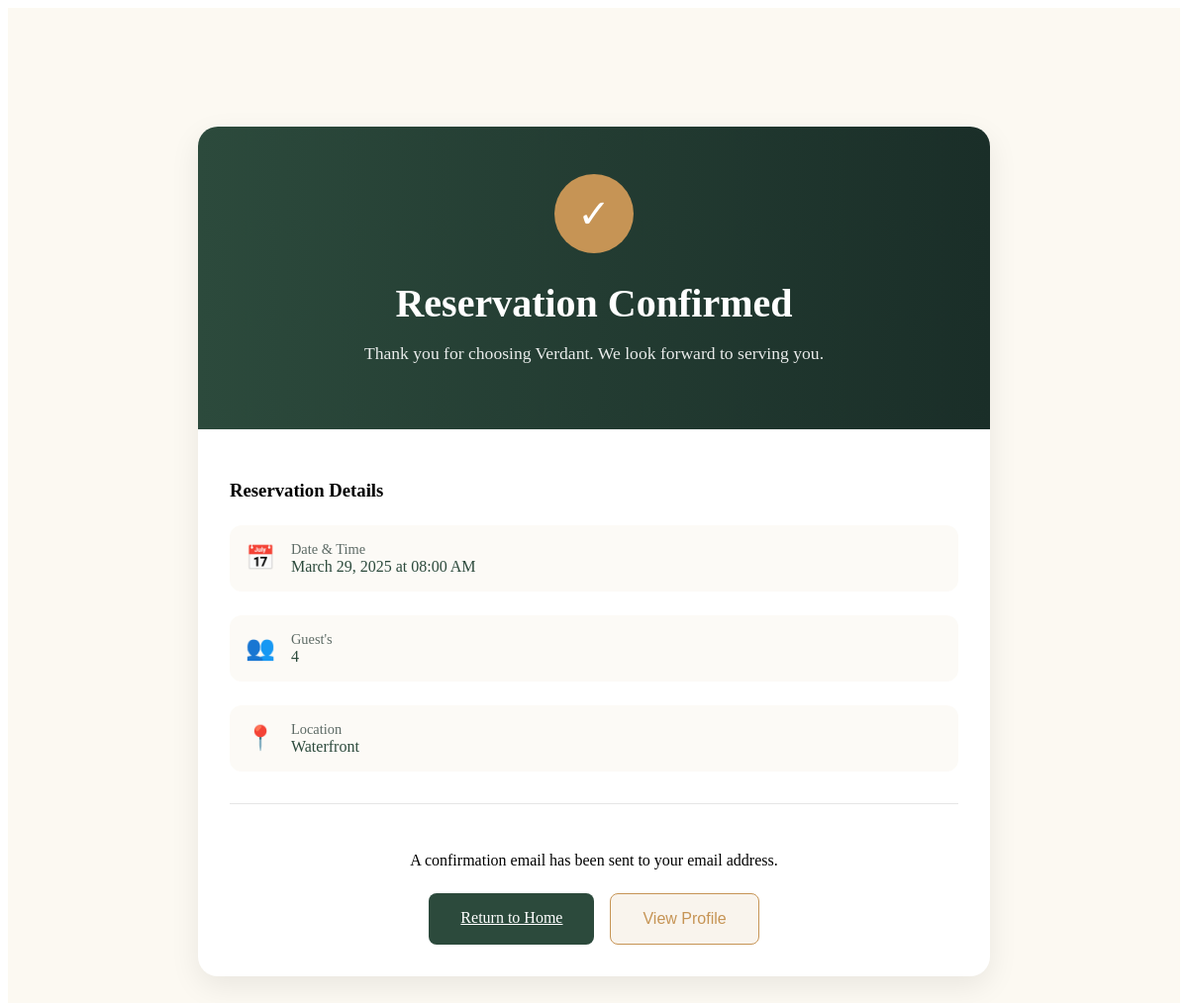
Before: /thank-you (signed in) with the older database file.
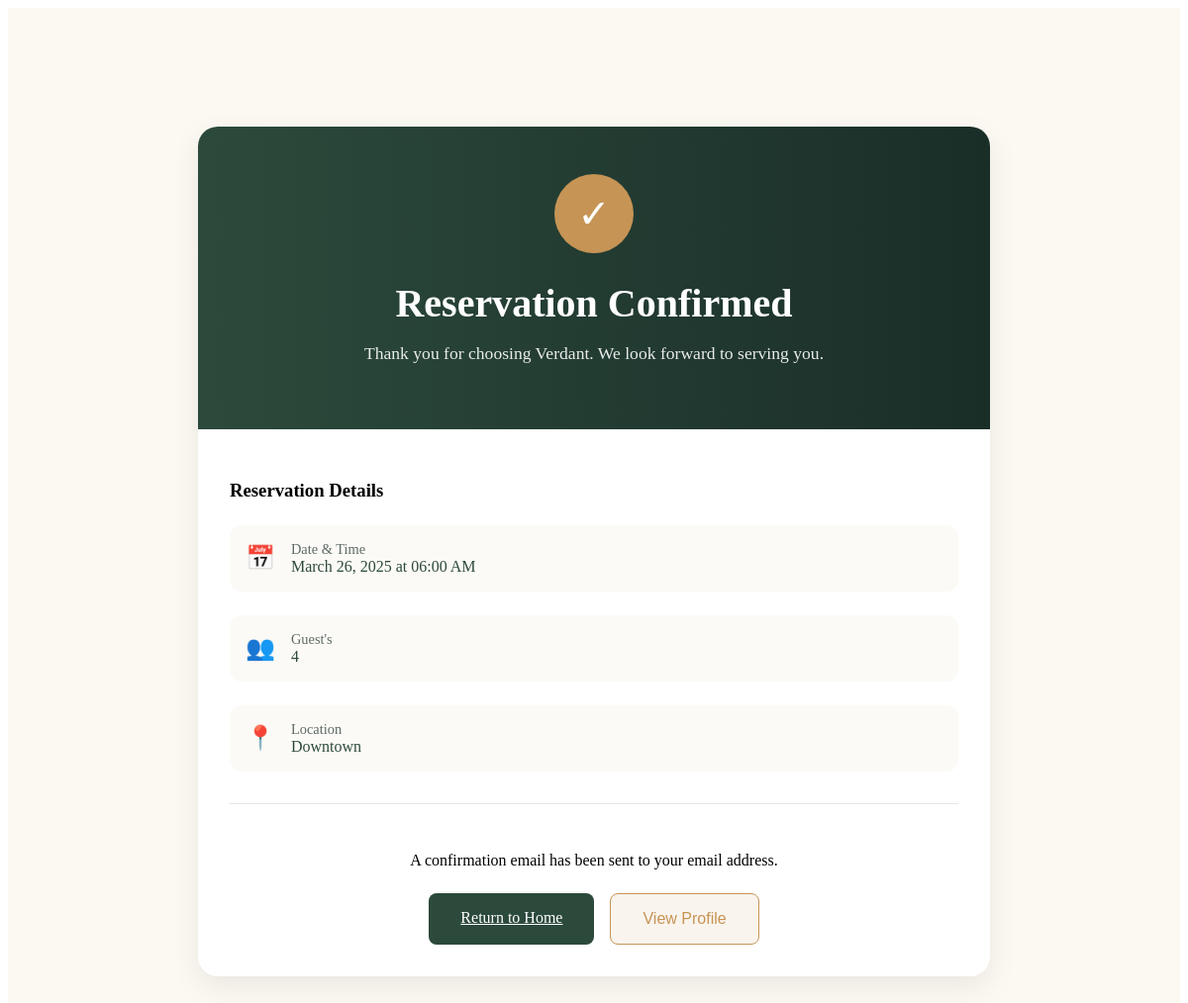
After: the same page with the newer database file.
### app.py (models this page shows, shortened)
class Availability(db.Model):
    __tablename__ = "availabilities"
    id = db.Column(db.Integer, primary_key=True)
    date = db.Column(db.Date, nullable=False)
    start_time = db.Column(db.Time, nullable=False)
    end_time = db.Column(db.Time, nullable=False)
    is_available = db.Column(db.Boolean, default=True, nullable=False)
    reservation_type = db.Column(db.String(50), nullable=False)  # "standard_dining", "chefs_tasting", "private_event"
    reservations = db.relationship("Reservation", back_populates="availability")

class Location(db.Model):
    __tablename__ = "locations"
    id = db.Column(db.Integer, primary_key=True)
    name = db.Column(db.String(100), nullable=False)
    address = db.Column(db.String(200), nullable=False)
    operating_hours = db.Column(db.String(50), nullable=True)
    contact_number = db.Column(db.String(15), nullable=True)
    tags1 = db.Column(db.String(50), nullable=True)
    tags2 = db.Column(db.String(50), nullable=True)
    tags3 = db.Column(db.String(50), nullable=True)
    image_url = db.Column(db.String(100), nullable=True)
    availability_status = db.Column(db.Boolean, default=True)
    reservations = db.relationship("Reservation", back_populates="location")

### app.py (the view)
@app.route('/thank-you')
def thank_you():
    user_id = session.get('user_id')
    if current_user.is_authenticated:
        user_id = current_user.id
    reservation = Reservation.query.filter_by(user_id=user_id).order_by(Reservation.id.desc()).first()
    if not reservation:
        return render_template('confirmation.html',
            Date=session.get('selected_date', 'Not provided'),
            Time=session.get('selected_time', 'Not provided'),
            guests=session.get('guest_info', {}).get('numberofguests', 'Not provided'),
            location=session.get('selected_location', 'Not provided')
        )
    else:
        availability = Availability.query.get(reservation.availability_id)
        location = Location.query.get(reservation.location_id)
        guest_info = reservation.guest_info[0] if reservation.guest_info else None
        return render_template('confirmation.html',
            Date=availability.date.strftime('%B %d, %Y') if availability else 'Not provided',
            Time=availability.start_time.strftime('%I:%M %p') if availability else 'Not provided',
            guests=guest_info.numberofguests if guest_info else 'Not provided',
            location=location.name if location else 'Not provided'
        )

### app.py (called while the page is built)
@login.user_loader
def load_user(user_id):
    print("Loading user with ID:", user_id)
    return User.query.get(int(user_id))

### templates/confirmation.html (shortened to what this page needs)
<!DOCTYPE html>
<html lang="en">
<head>
    <link rel="stylesheet" href="{{ url_for('static', filename='confirmation.css') }}">
</head>
<body>
    <main class="confirmation-page">
        <div class="confirmation-container">
            <div class="confirmation-header">
                <div class="success-icon">✓</div>
                <h1>Reservation Confirmed</h1>
                <p class="confirmation-message">Thank you for choosing  Verdant. We look forward to serving you.</p>
            </div>
            <div class="confirmation-details">
                <div class="confirmation-section">
                    <h3>Reservation Details</h3>
                    <div class="details-grid">
                        <div class="detail-group">
                            <span class="detail-icon">📅</span>
                            <div class="detail-text">
                                <span class="detail-label">Date & Time</span>
                                <span class="detail-value">{{Date}} at {{Time}}</span>
                            </div>
                        </div>
                        <div class="detail-group">
                            <span class="detail-icon">👥</span>
                            <div class="detail-text">
                                <span class="detail-label">Guest's</span>
                                <span class="detail-value">{{guests}}</span>
                            </div>
                        </div>
                        <div class="detail-group">
                            <span class="detail-icon">📍</span>
                            <div class="detail-text">
                                <span class="detail-label">Location</span>
                                <span class="detail-value">{{location}}</span>
                            </div>
                        </div>
                    </div>
                </div>
                <div class="confirmation-actions">
                    <p class="confirmation-note">A confirmation email has been sent to your email address.</p>
                    <div class="action-buttons">
                        <a href="{{ url_for('home') }}" class="home-btn">Return to Home</a>
                        <a href="{{ url_for('profile') }}">
                            <button class="calendar-btn">View Profile</button>
                        </a>
                    </div>
                    </div>
                </div>
            </div>
    </main>
</body>
</html>

Changed rows visible on the page:
no longer on this page (row unchanged): Availability: date "March 29, 2025"
no longer on this page (row unchanged): Location: name "Waterfront"
now on this page (row edited): Availability: date "March 26, 2025"
now on this page (row unchanged): Location: name "Downtown"
Other visible differences:
{{ Time }}: "08:00 AM" → "06:00 AM"
